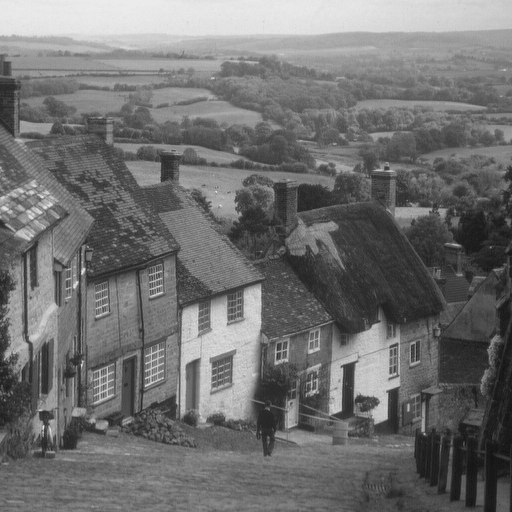
#> input picture Algorithms/Images/Original/2.png, 512 x 512 px; its folder holds 4 pictures in this run
$ python 'Greyscale 2x2.py'
#> lines starting #> are read from the running program, lines starting #| are printed output that depends on the picture; after the words box and inside, x2 and y2 are one past the last pixel; in counts of white or black regions, pixels touching at a corner belong together
### Algorithms/Analysis/PSNR+SSIM/PSNRSSIM.py
from skimage.metrics import _structural_similarity as ssim
from skimage.metrics import peak_signal_noise_ratio as psnr
import numpy as np


def returnValues(original, compare):
	original = np.array(original)
	compare = np.array(compare)

	return (psnr(original,compare), ssim.structural_similarity(original, compare)*100)

### Algorithms/Embedding/3. Greyscale Text/Ordered Greyscale/Greyscale 2x2.py
from PIL import Image
import time
import numpy as np
import binascii
import os
import traceback
import re
import statistics
import collections
from collections import Counter

#Excel
import openpyxl

#Other directories
import sys
sys.path.append("../../../Analysis/PSNR+SSIM/")
from PSNRSSIM import returnValues


#Matrix for Ordered dither
the_2x2 = np.array([[0,2],
				[3,1]])
the_2x2 = np.divide(the_2x2,4)
tiled = np.tile(the_2x2,(256,256))

length =8

def greyScale(image):
	imageArray = np.array(image, 'float64')			#Image to numpy array
	imageArray = np.divide(imageArray, 256)			#Divides image values by the range of pixel values. 256 for 8 bit images

	i,j = 0,0

	#Message to embed and conversion to binary
	message = "Why do programmers always mix up Halloween and Christmas?    Because 31 OCT = 25 DEC!"
	message = bin(int.from_bytes(message.encode('utf-8', 'surrogatepass'), 'big'))[2:]
	message = message.zfill(8*((len(message) + 7)//8))

	variableY=0
	counter =0
	for x in range(height):
		for y in range(0,width,length):
			theGroup = imageArray[x,y:y+length]


			wcounter = len([i for i in halftoneValue(np.copy(theGroup),x,y) if i > 128]) 				#Count number of white pixels in the halftoned group

			c = length-2*wcounter 																	#Broadens the groups complexity value
			t = int((length*2)/5)																		#Defines the threshold to compare against the complexity


			if((0-t) <= float(c) <= 0+t):															#If the complexity is within the threshold
				if(j < len(message)):																#For iterating through the message
					ei = minimum_error(theGroup, message[j], length, c,t,x,y)							#Get the minimum error to change the greyscale values so that when halftoned, embeds the message bit
					embeddedGroup = [x+y for x,y in zip(theGroup,ei)]								#Creates a group for the combination of the selected group added with the error added

					wcounter1 = len([i for i in halftoneValue(np.copy(embeddedGroup),x,y) if i > 128])	#Count number of white pixels in the halftoned embedded group
					d = length-2*wcounter1															#Again, broadens the groups complexity value

					if((0-t) <= float(d) <= 0+t):													#If the new embedded group is within the complexity range...
						for g in range(0,length,1):
							imageArray[x,y+g] = embeddedGroup[g]									#Update the imageArray to store the greyscale values

						halftoneGroup(x,y,imageArray,length)				#Halftone the group

						j += 1																		#Iterate through the message by 1
					else:
						halftoneGroup(x,y,imageArray,length)				#Halftone the group

				else:
					halftoneGroup(x,y,imageArray,length)					#Halftone the group


			else:
				halftoneGroup(x,y,imageArray,length)						#Halftone the group


	return Image.fromarray(np.array(imageArray,'uint8'))


#Find the minimum change to embed the message
def minimum_error(theGroup, messageBit, length,c,t,x,y):
	eu, ed = [0]*length, [0]*length
	n = 1

	k = 0
	while((halftoneValue([x+y for x,y in zip(theGroup,eu)],x,y).count(255)) % (2**n) != int(messageBit)):		#While the number of white pixels from halftoning mod 2 is not equal to the message bit (1 or 0)
		eu[k] += 1																							#Add 1 to eu position k
		k = (k+1)%length 																					#Add 1 to k


	k = 0
	while(halftoneValue([x+y for x,y in zip(theGroup,ed)],x,y).count(255) % (2**n) != int(messageBit)):			#While the number of white pixels from halftoning mod 2 is not equal to the message bit (1 or 0)
		ed[k] -= 1																							#Take away 1 from ed position k
		k = (k+1)%length 																					#Add 1 to k


	for counter, value in enumerate(eu):		#Go through eu's values and compare them against ed. Whichever is smallest gets assigned to be returned
		if(value < abs(ed[counter])):
			ei = eu
			#return eu
		else:
			ei = ed
			#return ed

	embeddedGroup = [x+y for x,y in zip(theGroup,ei)]
	wcounter1 = len([i for i in halftoneValue(np.copy(embeddedGroup),x,y) if i > 128])
	d = length-2*wcounter1

	if((0-t) <= float(d) <= 0+t):				#If the complexity value is within the threshold...
		return ei  								#Return the error variance
	else:										#If not...
		for counter, value in enumerate(eu):	#Iterate through eu and return ed
			if(value < abs(ed[counter])):
				ei = ed
			else:
				ei = eu

	return ei


#Halftone value is what the group halftone values are
def halftoneValue(theGroup,x,y):
	for i in range(0, len(theGroup)):
		theGroup[i] = (255 if (theGroup[i]>tiled[x,y]) else 0)
		y+=1

	return theGroup


#Halftone group is halftoning the group and distrubuting to other pixels
def halftoneGroup(x,y,imageArray, length):
	for i in range(0, length):
		imageArray[x,y] = (255 if (imageArray[x,y]>tiled[x,y]) else 0)
		y+=1

	return imageArray


#Extract the message from the embedded halftoned image
def extraction(image):
	imageArray = np.array(image, 'float64')								#Image to array
	message = []

	for x in range(height):
		for y in range(0,width,length):
			theGroup = imageArray[x,y:y+length]							#Select the group

			wcounter = len([i for i in theGroup if i > 128]) 			#Number of white pixels in the group

			c = length-2*wcounter 										#Broaden the complexity value
			t = int((length*2)/5)										#Threshold
			n = 1

			if((0-t) <= float(c) <= 0+t):								#If the complexity is within the threshold

				messageBit = wcounter % (2**n)							#Get a 1 or a 0 from the white number count
				message.append(str(messageBit))							#Add the bit to the message list


	extractedMessage = ''.join(message)									#Join the extracted bits together
	finalMessage =[]
	for i in range(0, len(extractedMessage), 8):						#For every 8 bits (makes a character)
		message = int(extractedMessage[i:i+8],2)
		character = message.to_bytes((message.bit_length() + 7)//8, 'big').decode('utf-8', 'ignore')		#Convert to ASCII
		if(re.match(r'[\w ?=]+', character)):							#If the character is part of the regex
			finalMessage.append(character)								#Add it to the final message list
	print(''.join(finalMessage)[:84])
	print()
	analyse(finalMessage)												#Analyse the final message

def analyse(decryptMessage):
	message = "Why do programmers always mix up Halloween and Christmas?    Because 31 OCT = 25 DEC!"		#Original message
	message = list(message)																					#Make the original message a list

	value = 0
	for item in message:
		if item in decryptMessage:						#Compare the two lists
			value +=1

	messagePercents.append(((value/84)*100))			#Get percentage of extracted message against the original message


embedTimes = []
decryptTimes = []
psnrValues = []
ssimValues = []
messagePercents = []


#Processes every file in the original images folder
fileList = []
for file in os.listdir("../../../Images/Original/"):
	fileList.append(file[:-4])							#Remove the file extension so
#> pass 2 of the loop `for file in os.listdir("../../../Images/Original/"):`:
#> pass 3 of the loop `for file in os.listdir("../../../Images/Original/"):`:
#> the loop made 4 passes; the first 3 are shown
fileList = sorted(fileList, key=int)					#it can be sorted by int

for file in fileList:									#For every file in the sorted file list
	filename = os.fsdecode(file)
	filename+=".png"									#Add png file extension. Converts any file format to png


	image = Image.open("../../../Images/Original/"+filename)									#Open file to embed
#> image is the input picture: PIL image 512x512 L; min 16, max 235, mean 112.2
	original = Image.open("../../../Images/Basic Halftone/Ordered/2x2/"+filename)		#For comparing against original
	print(filename)

	height, width = image.size
#> height = 512; width = 512
	start_time = time.time()
	imageConverted = greyScale(image)
#> after the loop in greyScale, `for x in range(height):`:
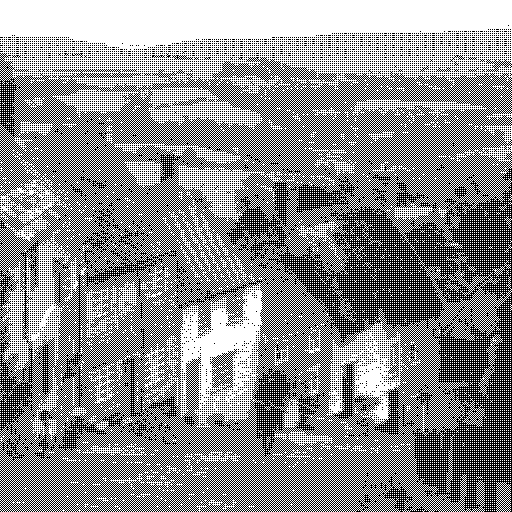
#> imageArray: shape (512, 512) float64; 55.5% white; black in thin lines or dots
#> in greyScale, `return Image.fromarray(np.array(imageArray,'uint8'))`: returned value: PIL image 512x512 L; 55.5% white; black in thin lines or dots
	embedTime = time.time() - start_time

	imageConverted.save("../../../Images/Embedded/3. Greyscale Text/Ordered/2x2/"+filename)


	imageDecode = Image.open("../../../Images/Embedded/3. Greyscale Text/Ordered/2x2/"+filename)
	start_time = time.time()
	extraction(imageDecode)
#> the loop in extraction, `for i in range(0, len(extractedMessage), 8):` made 2852 passes
#> i on passes 2 to 4: 8, 16, 24
#| Why do programmers always mix up Halloween and Christmas?    Because 31 OCT = 25 DEC
	decryptTime = time.time() - start_time

	psnr, ssim = returnValues(original,imageConverted)		#Send original and processed image to get PSNR and SSIM values
	psnrValues.append(psnr)
	ssimValues.append(ssim)
	embedTimes.append(embedTime)
	decryptTimes.append(decryptTime)
#> pass 2 of the loop `for file in fileList:`:
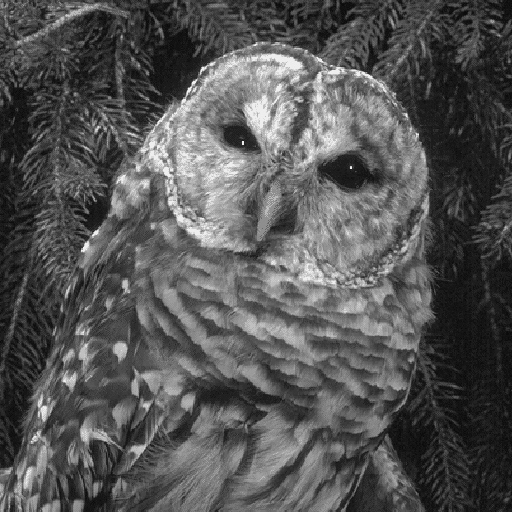
#> input picture Algorithms/Images/Original/12.png, 512 x 512 px
#> image is the input picture: PIL image 512x512 L; min 11, max 238, mean 84.7
#> after the loop in greyScale (call 2), `for x in range(height):`:
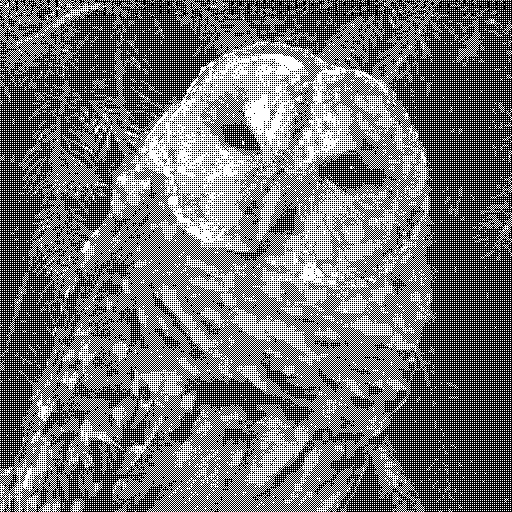
#> imageArray: shape (512, 512) float64; 45.3% white in thin lines or dots
#> the loop in extraction (call 2), `for i in range(0, len(extractedMessage), 8):` made 2662 passes
#| Why do programmers always mix up Halloween and Christmas?    Because 31 OCT = 25 DEC
#> pass 3 of the loop `for file in fileList:`:
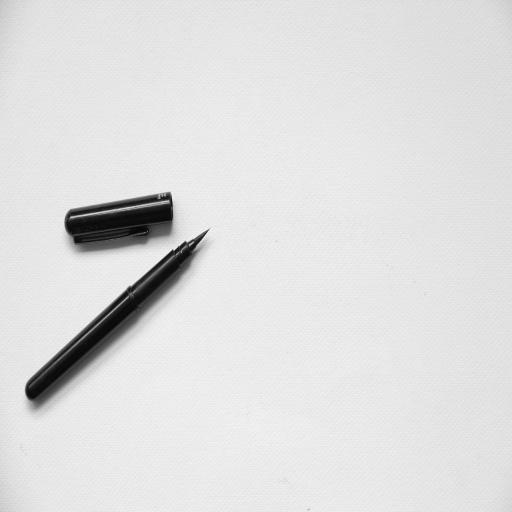
#> input picture Algorithms/Images/Original/25.png, 512 x 512 px
#> image is the input picture: PIL image 512x512 P; min 6, max 244, mean 222.2
#> after the loop in greyScale (call 3), `for x in range(height):`:
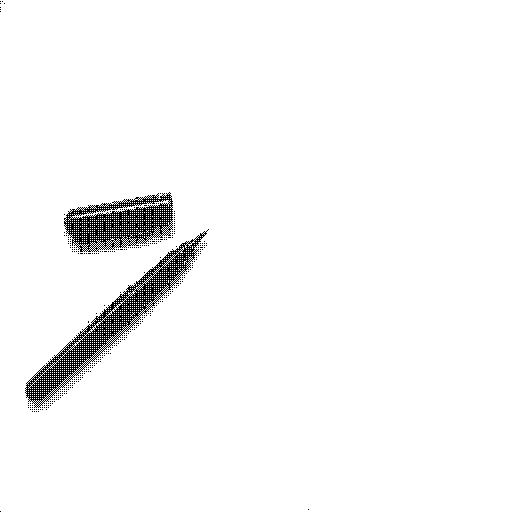
#> imageArray: shape (512, 512) float64; 96.9% white; black in thin lines or dots, all inside (x1, y1, x2, y2) = (0, 1, 309, 512)
#| Why do programmers always mix up Halloween and Christmas?    Because 31 OCT = 25 DEC
#> the loop made 4 passes; the first 3 are shown


#> (the run stopped early here; a loop or call above may not have finished)
